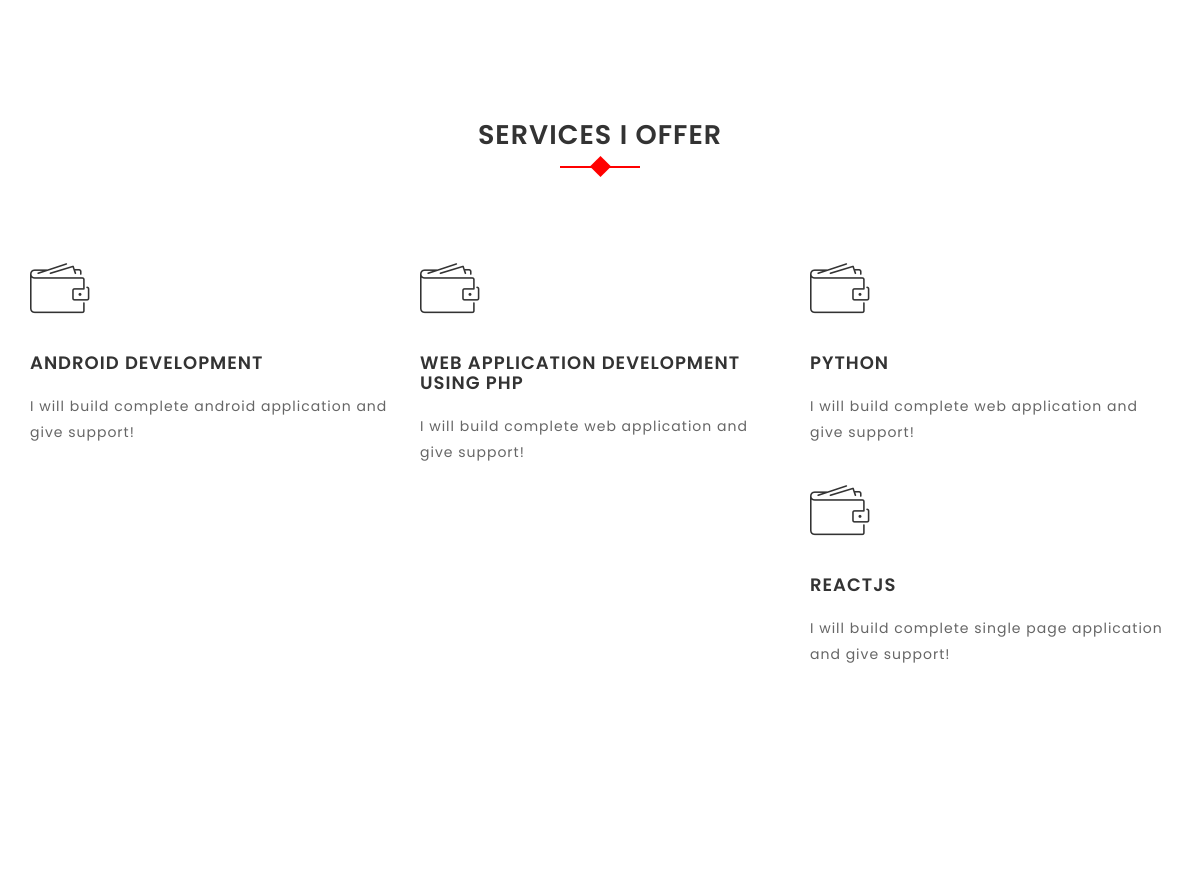
Before: / (middle part) with the older database file.
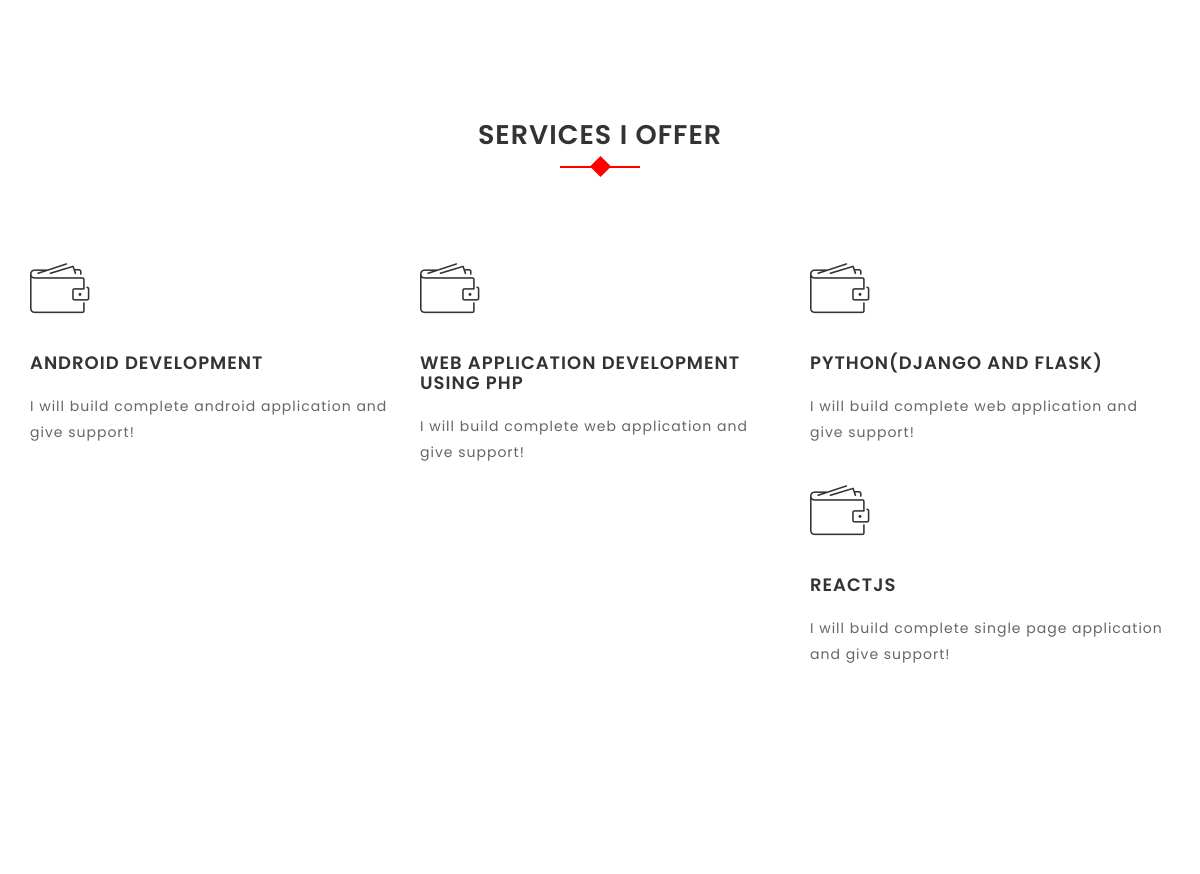
After: the same page with the newer database file.
### core/models.py (models this page shows, shortened)
class Service(models.Model):
    name = models.CharField(max_length=100, verbose_name="Service name")
    description = models.TextField(verbose_name="About service")

### core/views.py (the view)
# urls.py: path('', HomeTemplateView.as_view()),
class HomeTemplateView(TemplateView):
    template_name = 'home.html'
    def get_context_data(self, **kwargs):
        context = super().get_context_data(**kwargs)  # first, call super get context data
        context['about'] = About.objects.first()
        context['services'] = Service.objects.all()
        context['works'] = RecentWork.objects.all()
        return context

### templates/home.html (shortened to what this page needs)
{% extends 'base.html' %}
{% block content %}
    <div id="about" class="about-area section-padding">
    </div>
    <div id="services" class="section-padding">
        <div class="container">
            <div class="row">
                <div class="col-md-12">
                    <div class="section-header text-center">
                        <h2>Services I offer</h2>
                    </div>
                </div>
            </div>
            <div class="row">
                {% for service in services %}
                    <div class="col-md-4 col-sm-4">
                        <div class="single-service wow fadeInDown" data-wow-delay="0.2s">
                            <i class="icon icon-wallet"></i>
                            <h2>{{ service.name }}</h2>
                            <p>{{ service.description }}</p>
                        </div>
                    </div>
                {% endfor %}
            </div>
        </div>
    </div>
    <div id="portfolio" class="portfolio-area section-padding">
    </div>
{% endblock %}

### templates/base.html (shortened to what this page needs)
<!doctype html>
<html lang="en">
<head>
    {% include 'includes/stylesheets.html' %}
</head>
<body>
{% block content %}{% endblock %}
</body>
</html>

### templates/includes/stylesheets.html (shortened to what this page needs)
{% load static %}
<link rel="stylesheet" href="{% static 'css/bootstrap.min.css' %}">
<link rel="stylesheet" href="{% static 'css/font-awesome.min.css' %}">
<link rel="stylesheet" href="{% static 'css/animate.css' %}">
<link rel="stylesheet" href="{% static 'css/owl.carousel.css' %}">
<link rel="stylesheet" href="{% static 'css/owl.theme.default.css' %}">
<link rel="stylesheet" href="{% static 'css/magnific-popup.css' %}">
<link rel="stylesheet" href="{% static 'css/line-icons.min.css' %}">
<link rel="stylesheet" href="{% static 'css/style.css' %}">
<link rel="stylesheet" href="{% static 'css/responsive.css' %}">

### templates/includes/scripts.html (shortened to what this page needs)
{% load static %}

### static/css/style.css (style rules this page uses)
body { width: 100%; height: 100%; line-height: 24px; font-size: 13px; font-family: 'Poppins', sans-serif; font-weight: normal; letter-spacing: 1px; }
html { width: 100%; height: 100%; }
p { line-height: 26px; font-size: 14px; font-weight: 400; color: #666; }
h1, h2, h3, h4, h5, h6 { font-weight: 700; margin-top: 0; margin-bottom: 10px; color: #333333; text-transform: uppercase; }
.section-padding { padding: 90px 0; }
.section-header { margin-bottom: 100px; text-align: center; }
.section-header h2 { font-size: 27px; line-height: 37px; margin-bottom: 20px; padding-top: 10px; font-weight: 600; color: #333333; }
.section-header h2::before { position: absolute; content: ""; height: 2px; width: 80px; left: 50%; top: 60px; text-align: center; z-index: -1; background: #FF0000; margin-left: -40px; }
.section-header h2::after { position: absolute; content: ""; height: 15px; width: 15px; left: 50%; top: 53px; text-align: center; z-index: -1; background: #FF0000; margin-left: -7px; -webkit-transform: rotate(45deg); transform: rotate(45deg); }
.single-service { margin-bottom: 30px; }
.single-service i { font-size: 50px; text-align: center; height: 80px; padding-top: 10px; -webkit-transition: all .3s ease 0s; -o-transition: all .3s ease 0s; transition: all .3s ease 0s; }
.single-service h2 { margin: 20px 0; font-size: 18px; font-weight: 600; }

Changed rows visible on the page:
changed Service: name "PYTHON" → "PYTHON(DJANGO AND FLASK)"
